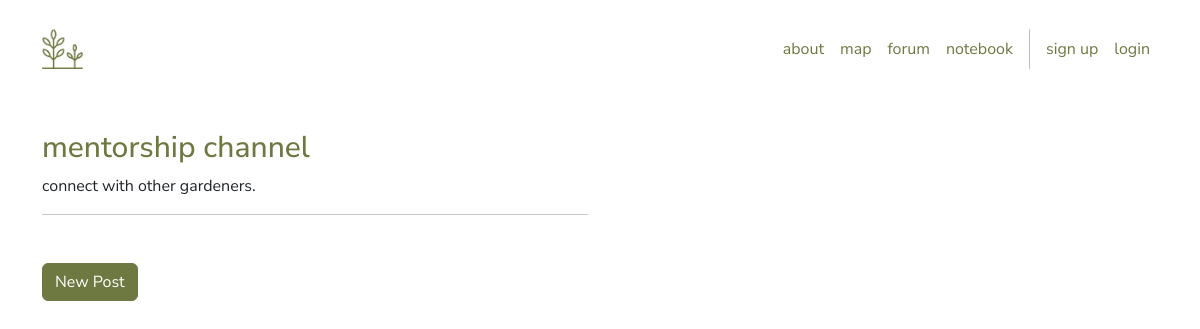
The page /forum/mentorship/ on the database as committed earlier.
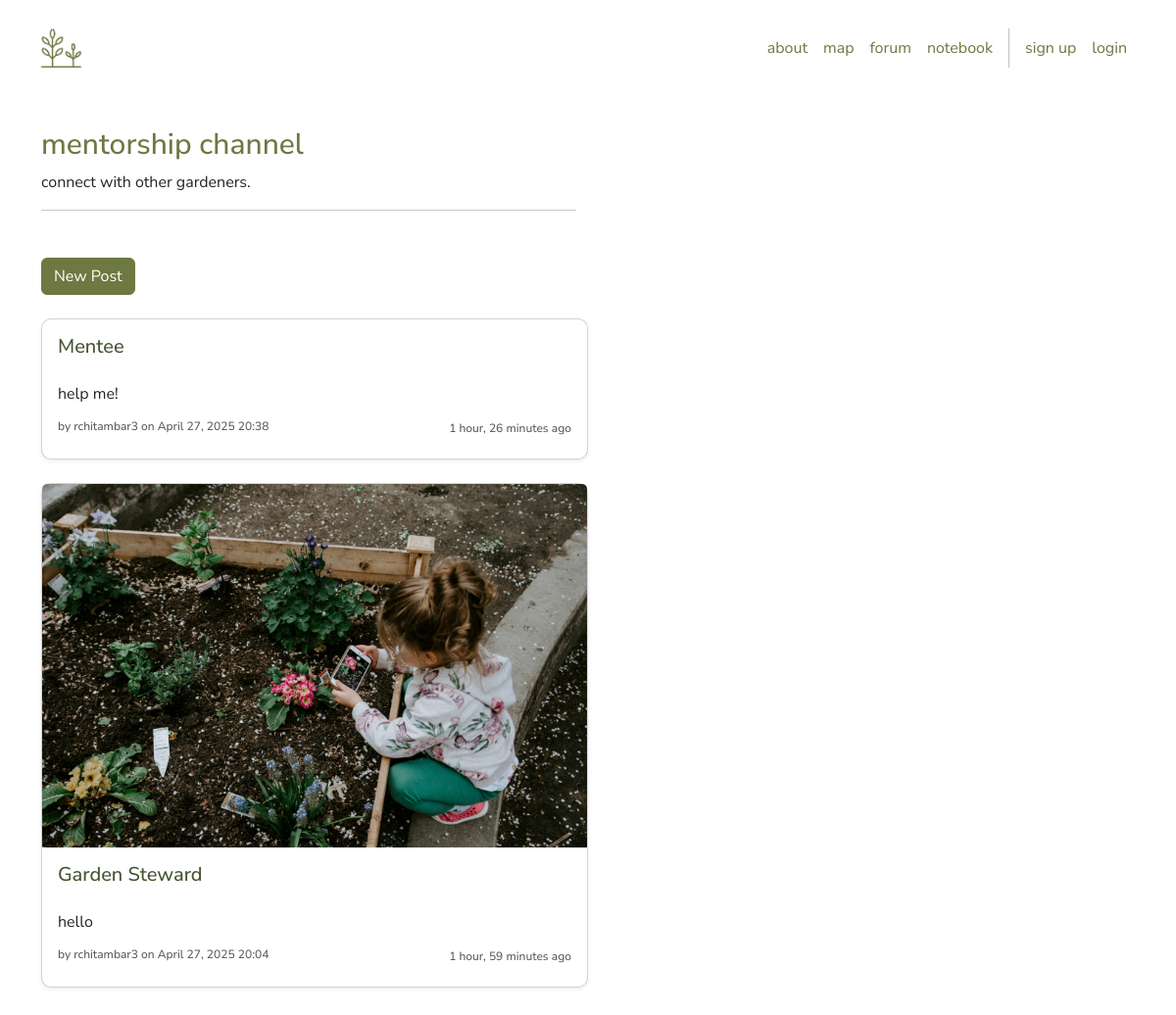
The same page on the database as committed later.
### forum/models.py (models this page shows, shortened)
class MentorshipPost(models.Model):
    ROLE_CHOICES = [
        ('steward', 'Garden Steward'),
        ('mentee', 'Mentee'),
    ]
    author = models.ForeignKey(User, on_delete=models.CASCADE)
    role = models.CharField(max_length=7, choices = ROLE_CHOICES)
    content = models.TextField()
    image = models.ImageField(upload_to='mentorship_posts/', blank=True, null=True)
    created_at = models.DateTimeField(auto_now_add=True)

### forum/views.py (the view)
# urls.py: path('mentorship/', views.mentorship_channel, name='mentorship_channel'),
def mentorship_channel(request):
    posts = MentorshipPost.objects.all().order_by('-created_at')
    return render(request, 'forum/mentorship_channel.html', {'posts': posts})

### forum/templates/forum/mentorship_channel.html
{% extends "base.html" %}
{% load static %}
{% load widget_tweaks %}
{% block content %}
<div class="p-3">
    <div class="container">
        <div class="row mt-3">
            <div class="col-md-6 mb-3">
                <h3>mentorship channel</h3>
                <p>connect with other gardeners.</p>
                <hr />
            </div>
            <div class="mt-3">
                <a href="{% url 'create_mentorship_post' %}" class="btn btn-primary mb-4">New Post</a>
                {% for post in posts %}
                <a href="{% url 'mentorship_post_detail' post.id %}" class="text-decoration-none">
                    <div class="col-md-6 mb-4">
                        <div class="card shadow-sm">
                            {% if post.image %}
                            <img src="{{ post.image.url }}" class="card-img-top" alt="Post image">
                            {% endif %}
                            <div class="card-body">
                                <div class="d-flex justify-content-between align-items-center mb-3">
                                    <h5 class="">{{ post.get_role_display }}</h5>
                                </div>
                                <p class="card-text">{{ post.content }}</p>
                                <div class="d-flex justify-content-between align-items-center">
                                    <h6 class="card-subtitle mb-2 text-muted">
                                        by {{ post.author.username }} on {{ post.created_at|date:"F d, Y H:i" }}
                                    </h6>
                                    <h6 class="text-muted">{{ post.created_at|timesince }} ago</h6>
                                </div>
                            </div>
                        </div>
                    </div>
                </a>
                {% endfor %}
            </div>
        </div>
    </div>
</div>
{% endblock %}

Rows that differ between the two databases and show on the page:
added MentorshipPost: role "Mentee", content "help me!", author.username "rchitambar3", created_at "April 27, 2025 20:38", created_at "1 hour, 26 minutes"
added MentorshipPost: image (picture), role "Garden Steward", content "hello", author.username "rchitambar3", created_at "April 27, 2025 20:04", created_at "1 hour, 59 minutes"
